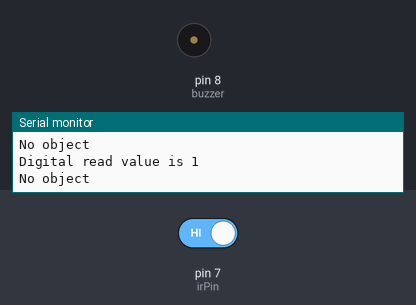
Bench run of a sketch on a simulated Arduino Uno, built with avr-gcc and run on an emulated ATmega328P. Parts: buzzer (waves = sounding, pin HIGH), the last lines printed to the serial monitor. The test bench sets the inputs (shaded band); at power-on: pin 7 (irPin) HIGH.

Above: at 1.8 s.
1.9 s: pin 7 (irPin) driven LOW
At 2.5 s:
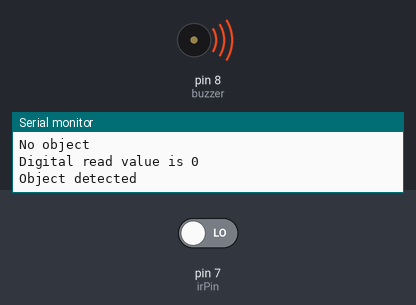
3.5 s: pin 7 (irPin) driven HIGH
At 4.8 s:
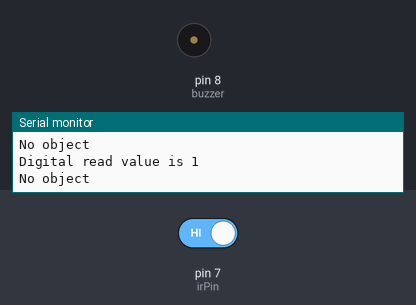
Timing chart, 0 to 6.5 s (numbered marks = the images above; inputs shaded):
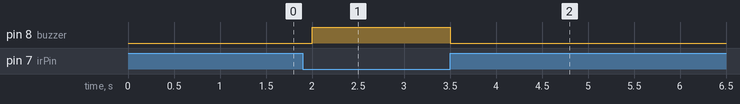

Measured:
- after the input at 1.9 s, pin 8 (buzzer): LOW → HIGH after 0.10 s
- after the input at 3.5 s, pin 8 (buzzer): HIGH → LOW at once

The sketch:

ir_led.ino
```cpp
int irPin = 7;    // IR sensor output pin
int buzzer = 8;   // Buzzer or LED pin
int val;

void setup() {
  pinMode(irPin, INPUT);
  pinMode(buzzer, OUTPUT);
  Serial.begin(9600); // start serial communication
}

void loop() {
  val = digitalRead(irPin);

  Serial.print("Digital read value is ");
  Serial.println(val);

  if (val == LOW) { // Object detected
    Serial.println("Object detected");
    digitalWrite(buzzer, HIGH); // turn buzzer/LED ON
  } else {
    Serial.println("No object");
    digitalWrite(buzzer, LOW);  // turn buzzer/LED OFF
  }

  delay(500);
}
```
